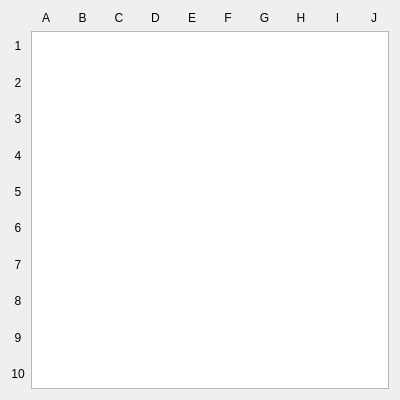
<?xml version="1.0" encoding="UTF-8"?>
<ui version="4.0">
 <class>Field</class>
 <widget class="QWidget" name="Field">
  <property name="geometry">
   <rect>
    <x>0</x>
    <y>0</y>
    <width>400</width>
    <height>400</height>
   </rect>
  </property>
  <property name="windowTitle">
   <string>Form</string>
  </property>
  <property name="locale">
   <locale language="English" country="UnitedStates"/>
  </property>
  <layout class="QGridLayout" name="gridLayout_2">
   <item row="0" column="0">
    <layout class="QGridLayout" name="gridLayout">
     <item row="0" column="1">
      <layout class="QHBoxLayout" name="horizontalLayout">
       <item>
        <widget class="QLabel" name="label_3">
         <property name="text">
          <string>A</string>
         </property>
         <property name="alignment">
          <set>Qt::AlignCenter</set>
         </property>
        </widget>
       </item>
       <item>
        <widget class="QLabel" name="label_4">
         <property name="text">
          <string>B</string>
         </property>
         <property name="alignment">
          <set>Qt::AlignCenter</set>
         </property>
        </widget>
       </item>
       <item>
        <widget class="QLabel" name="label_5">
         <property name="text">
          <string>C</string>
         </property>
         <property name="alignment">
          <set>Qt::AlignCenter</set>
         </property>
        </widget>
       </item>
       <item>
        <widget class="QLabel" name="label_9">
         <property name="text">
          <string>D</string>
         </property>
         <property name="alignment">
          <set>Qt::AlignCenter</set>
         </property>
        </widget>
       </item>
       <item>
        <widget class="QLabel" name="label_10">
         <property name="text">
          <string>E</string>
         </property>
         <property name="alignment">
          <set>Qt::AlignCenter</set>
         </property>
        </widget>
       </item>
       <item>
        <widget class="QLabel" name="label_7">
         <property name="text">
          <string>F</string>
         </property>
         <property name="alignment">
          <set>Qt::AlignCenter</set>
         </property>
        </widget>
       </item>
       <item>
        <widget class="QLabel" name="label_8">
         <property name="text">
          <string>G</string>
         </property>
         <property name="alignment">
          <set>Qt::AlignCenter</set>
         </property>
        </widget>
       </item>
       <item>
        <widget class="QLabel" name="label_6">
         <property name="text">
          <string>H</string>
         </property>
         <property name="alignment">
          <set>Qt::AlignCenter</set>
         </property>
        </widget>
       </item>
       <item>
        <widget class="QLabel" name="label">
         <property name="layoutDirection">
          <enum>Qt::LeftToRight</enum>
         </property>
         <property name="text">
          <string>I</string>
         </property>
         <property name="alignment">
          <set>Qt::AlignCenter</set>
         </property>
        </widget>
       </item>
       <item>
        <widget class="QLabel" name="label_2">
         <property name="text">
          <string>J</string>
         </property>
         <property name="alignment">
          <set>Qt::AlignCenter</set>
         </property>
        </widget>
       </item>
      </layout>
     </item>
     <item row="1" column="0">
      <layout class="QVBoxLayout" name="verticalLayout">
       <item>
        <widget class="QLabel" name="label_19">
         <property name="text">
          <string>1</string>
         </property>
         <property name="alignment">
          <set>Qt::AlignCenter</set>
         </property>
        </widget>
       </item>
       <item>
        <widget class="QLabel" name="label_17">
         <property name="text">
          <string>2</string>
         </property>
         <property name="alignment">
          <set>Qt::AlignCenter</set>
         </property>
        </widget>
       </item>
       <item>
        <widget class="QLabel" name="label_11">
         <property name="text">
          <string>3</string>
         </property>
         <property name="alignment">
          <set>Qt::AlignCenter</set>
         </property>
        </widget>
       </item>
       <item>
        <widget class="QLabel" name="label_16">
         <property name="text">
          <string>4</string>
         </property>
         <property name="alignment">
          <set>Qt::AlignCenter</set>
         </property>
        </widget>
       </item>
       <item>
        <widget class="QLabel" name="label_12">
         <property name="text">
          <string>5</string>
         </property>
         <property name="alignment">
          <set>Qt::AlignCenter</set>
         </property>
        </widget>
       </item>
       <item>
        <widget class="QLabel" name="label_20">
         <property name="text">
          <string>6</string>
         </property>
         <property name="alignment">
          <set>Qt::AlignCenter</set>
         </property>
        </widget>
       </item>
       <item>
        <widget class="QLabel" name="label_14">
         <property name="text">
          <string>7</string>
         </property>
         <property name="alignment">
          <set>Qt::AlignCenter</set>
         </property>
        </widget>
       </item>
       <item>
        <widget class="QLabel" name="label_15">
         <property name="text">
          <string>8</string>
         </property>
         <property name="alignment">
          <set>Qt::AlignCenter</set>
         </property>
        </widget>
       </item>
       <item>
        <widget class="QLabel" name="label_13">
         <property name="text">
          <string>9</string>
         </property>
         <property name="alignment">
          <set>Qt::AlignCenter</set>
         </property>
        </widget>
       </item>
       <item>
        <widget class="QLabel" name="label_18">
         <property name="text">
          <string>10</string>
         </property>
         <property name="alignment">
          <set>Qt::AlignCenter</set>
         </property>
        </widget>
       </item>
      </layout>
     </item>
     <item row="1" column="1">
      <widget class="QGraphicsView" name="graphicsView"/>
     </item>
    </layout>
   </item>
  </layout>
 </widget>
 <tabstops>
  <tabstop>graphicsView</tabstop>
 </tabstops>
 <resources/>
 <connections/>
</ui>
